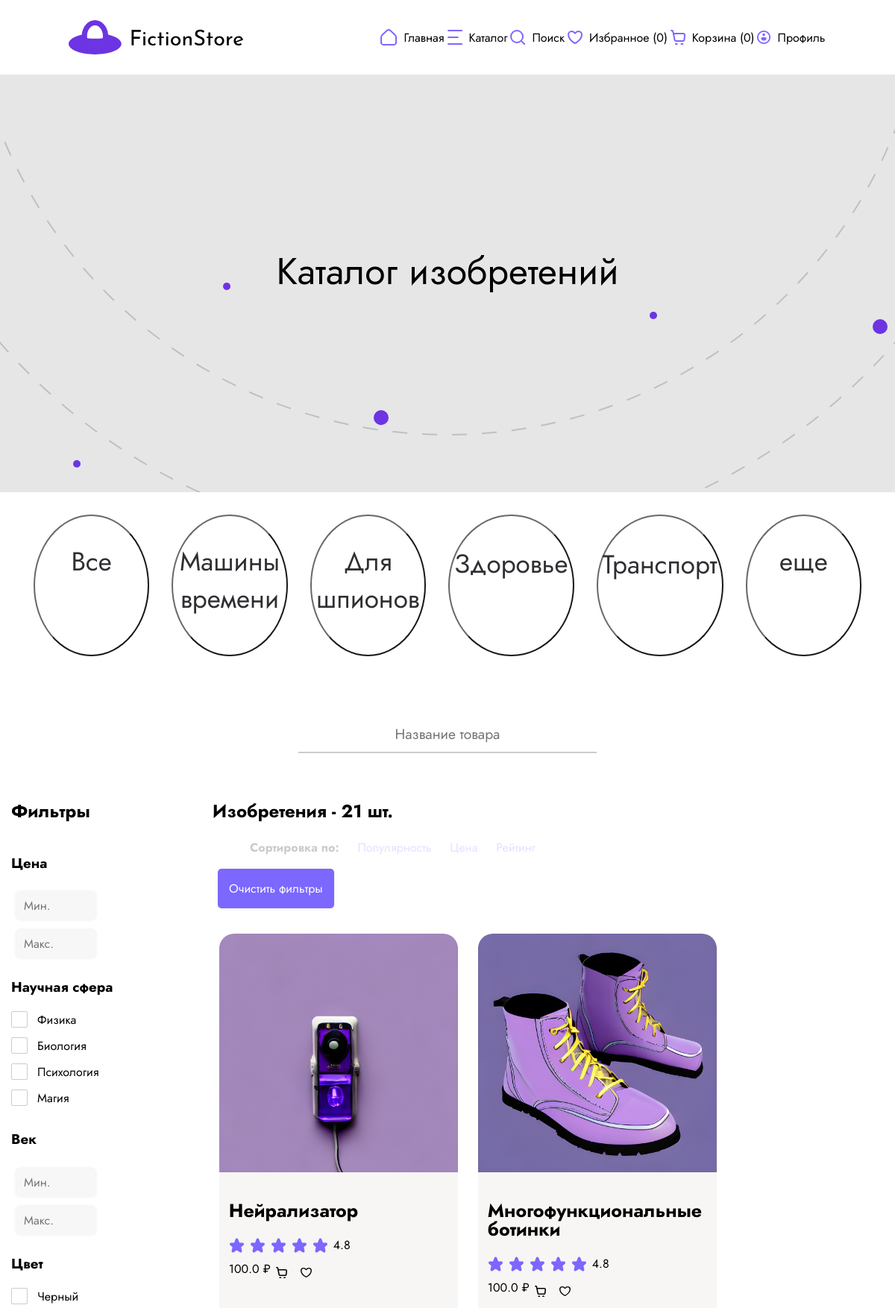
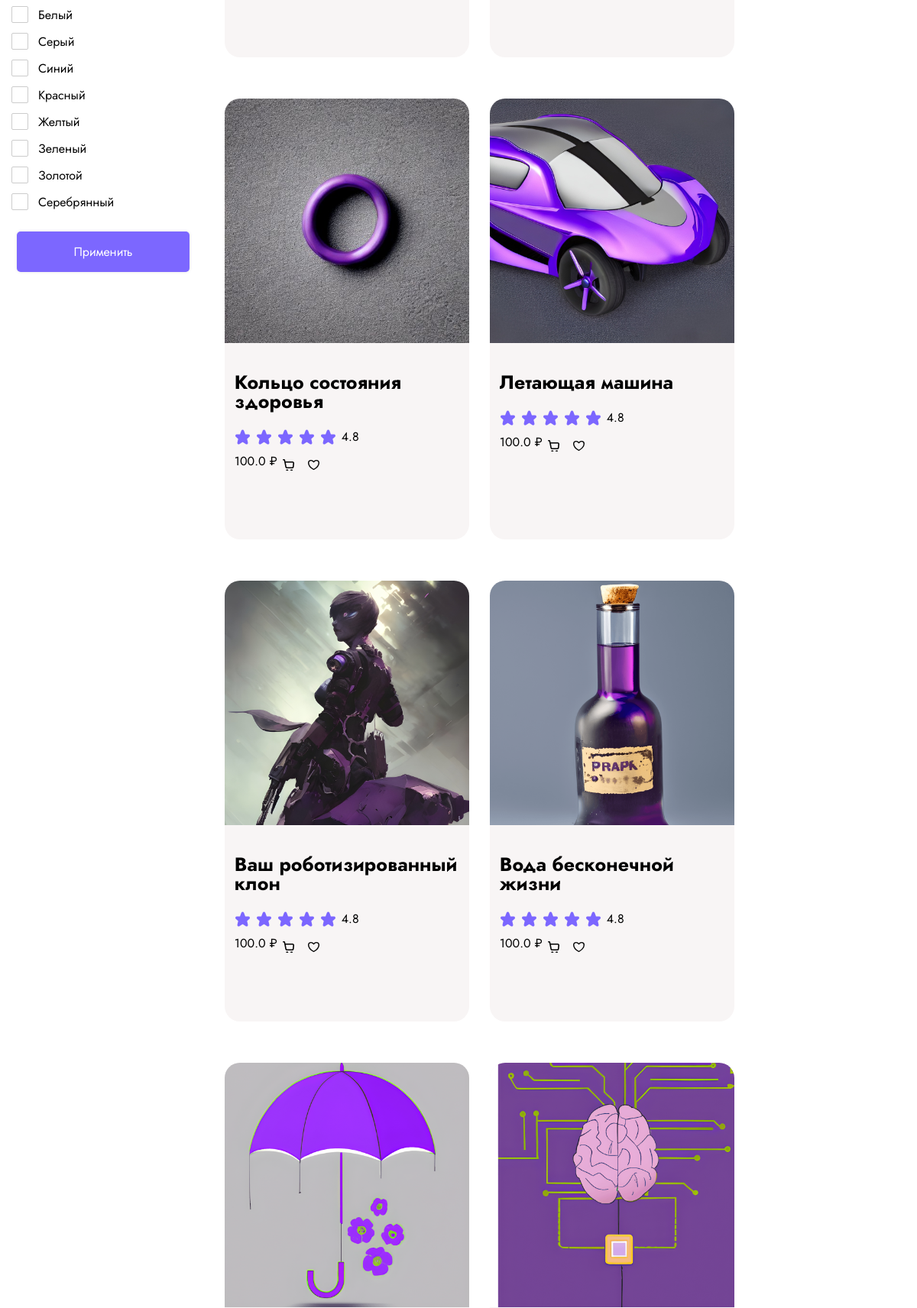
/catalog (upper part), run on the app's committed database (2 pictures, top to bottom).
### app/models.py (models this page shows)
class Item(db.Model):
    __tablename__ = "item"
    id              = db.Column(db.Integer, primary_key=True)
    title           = db.Column(db.String(100), nullable=False)
    price           = db.Column(db.Float, nullable=False)
    description     = db.Column(db.String(1000), nullable=False)
    images          = db.Column(db.JSON) # [ "str", ... ]
    colors          = db.Column(db.JSON) # [ "str", ... ]
    science         = db.Column(db.JSON) # [ "str", ... ]
    comments        = db.relationship("Comment", backref="item")

### app/controllers.py (the view)
@app.route('/catalog', methods=['GET', 'POST'])
def catalog():
    search = request.args.get('search')
    items = db.session.query(Item).filter(Item.title == search[0].upper()+search[1:].lower()).all() \
            if search else db.session.query(Item).all()
    if filter_sci := request.args.getlist('sci'):
        items = [item for item in items for sci in filter_sci if sci in item.science]
    if filter_color := request.args.getlist('color'):
        items = [item for item in items for color in filter_color if color in item.colors]
    if (filter_price_from := request.args.get('price_from')):
        items = [item for item in items if item.price >= int(filter_price_from)]
    if (filter_price_to := request.args.get('price_to')):
        items = [item for item in items if item.price <= int(filter_price_to)]
    favs_len, basket_len = favs_basket_len(authToken(request), request.cookies)
    return render_template('catalog.html', favs_len=favs_len,
                           basket_len=basket_len, items=items, search=search)

### app/controllers.py (called while the page is built)
def authToken(request):
    token = request.cookies.get('token')
    if token and (user := db.session.query(User).filter_by(token=token).first()):
        return user
    return False

def favs_basket_len(user, cookies):
    if user:
        return len(user.favourites), len(user.basket)
    return len(cookies.get('favourites') or "")//2, len(cookies.get('basket') or "")//2

### app/templates/catalog.html (shortened to what this page needs)
{% extends 'base.html' %}
{% block content %}
<main>
    <h1>Каталог изобретений</h1>
</main>
<span class="catalogue-circles">
        <button>
            <a href="#">Все</a>
        </button>
        <button>
            <a href="#">Машины времени</a>
        </button>
        <button>
            <a href="#">Для шпионов</a>
        </button>
        <button>
            <a href="#">Здоровье</a>
        </button>
        <button>
            <a href="#">Транспорт</a>
        </button>
        <button>
            <a href="#">еще</a>
        </button>
    </span>
<form class="catalogue-search">
    {% if search %}
    <input type="text" method="GET" name="search" placeholder="Название товара" value="{{ search }}">
    {% else %}
    <input type="text" method="GET" name="search" placeholder="Название товара">
    {% endif %}
</form>
<div class="types">
    <form class="aside" method="GET">
        <h2>Фильтры</h2>
        <h3>Цена</h3>
        <div class="container">
            <div class="textrange-fields">
                <input style="width: 36%" class="textrange-field" name="price_from" type="text" id="minprice" placeholder="Мин.">
                <input style="width: 36%" class="textrange-field" name="price_to" type="text" id="maxprice" placeholder="Макс.">
            </div>
        </div>
        <h3>Научная сфера</h3>
        <div>
            <label id="physics" class="checkbox">
                <span class="checkmark"></span>
                Физика
            </label>
            <label id="biology" class="checkbox">
                <span class="checkmark"></span>
                Биология
            </label>
            <label id="psycho" class="checkbox">
                <span class="checkmark"></span>
                Психология
            </label>
            <label id="magic" class="checkbox">
                <span class="checkmark"></span>
                Магия
            </label>
        </div>
        <h3>Век</h3>
        <div class="wrapper">
            <div class="textrange-fields">
                <input style="width: 36%" class="textrange-field" type="text" id="mincentury" placeholder="Мин.">
                <input style="width: 36%" class="textrange-field" type="text" id="maxcentury" placeholder="Макс.">
            </div>
        </div>
        <h3>Цвет</h3>
        <div>
            <label id="black" class="checkbox">
                <span class="checkmark"></span>
                Черный
            </label>
            <label id="white" class="checkbox">
                <span class="checkmark"></span>
                Белый
            </label>
            <label id="grey" class="checkbox">
                <span class="checkmark"></span>
                Серый
            </label>
            <label id="blue" class="checkbox">
                <span class="checkmark"></span>
                Синий
            </label>
            <label id="red" class="checkbox">
                <span class="checkmark"></span>
                Красный
            </label>
            <label id="yellow" class="checkbox">
                <span class="checkmark"></span>
                Желтый
            </label>
            <label id="green" class="checkbox">
                <span class="checkmark"></span>
                Зеленый
            </label>
            <label id="gold" class="checkbox">
                <span class="checkmark"></span>
                Золотой
            </label>
            <label id="silver" class="checkbox">
                <span class="checkmark"></span>
                Серебрянный
            </label>
        </div>
        <button style="margin-top: 15px" class="itemcomm_submit" type="submit" name="search" value="{% if search %}{{ search }}{% endif %}">Применить</button>
    </form>
    <div class="catalog">
        <h2>Изобретения - {{ items|length }} шт.</h2>
        <ul class="sortby" style="opacity: 0.2" title="Не реализовано">
            <li style="font-weight: 700">Сортировка по:</li>
            <li><a href="">Популярность</a></li>
            <li><a href="">Цена</a></li>
            <li><a href="">Рейтинг</a></li>
        </ul>
        <div class="params">
            <button class="itemcomm_submit" onclick="location.href='/catalog'">Очистить фильтры</button>
        </div>
        <section>
            <div class="gallery">
                {% for item in items %}
                    <div class="card">
                        <a href="product?id={{ item.id }}">
                            <img src="/static/img/items/{{ item.images.0 }}" alt="">
                        </a>
                        <div>
                            <a href="product?id={{ item.id }}">
                                <h4>{{ item.title }}</h4>
                            </a>
                            <span class="stars">
                                <img src="static/img/gui/star.svg" alt="">
                                <img src="static/img/gui/star.svg" alt="">
                                <img src="static/img/gui/star.svg" alt="">
                                <img src="static/img/gui/star.svg" alt="">
                                <img src="static/img/gui/star.svg" alt="">
                                <p>4.8</p>
                            </span>
                            <span>
                                <div class="price">
                                    <p>{{ item.price }} &#8381;</p>
                                </div>
                                <div class="icons">
                                    <a href='#'> <img src="static/img/gui/telega_small.svg" alt=""> </a>
                                    <a href='#'><img src="static/img/gui/favourite_small.svg" alt=""> </a>
                                </div>
                            </span>
                        </div>
                    </div>
                {% endfor %}
            </div>
        </section>
    </div>
</div>
{% endblock %}

### data on the page
Item: shows a picture, title "Нейрализатор", price "100.0"
Item: shows a picture, title "Многофункциональные ботинки", price "100.0"
Item: shows a picture, title "Кольцо состояния здоровья", price "100.0"
Item: shows a picture, title "Летающая машина", price "100.0"
Item: shows a picture, title "Ваш роботизированный клон", price "100.0"
Item: shows a picture, title "Вода бесконечной жизни", price "100.0"
Item: shows a picture
Item: shows a picture

### other printed values
{{ favs_len }} "0"
{{ basket_len }} "0"
{{ items|length }} "21"
